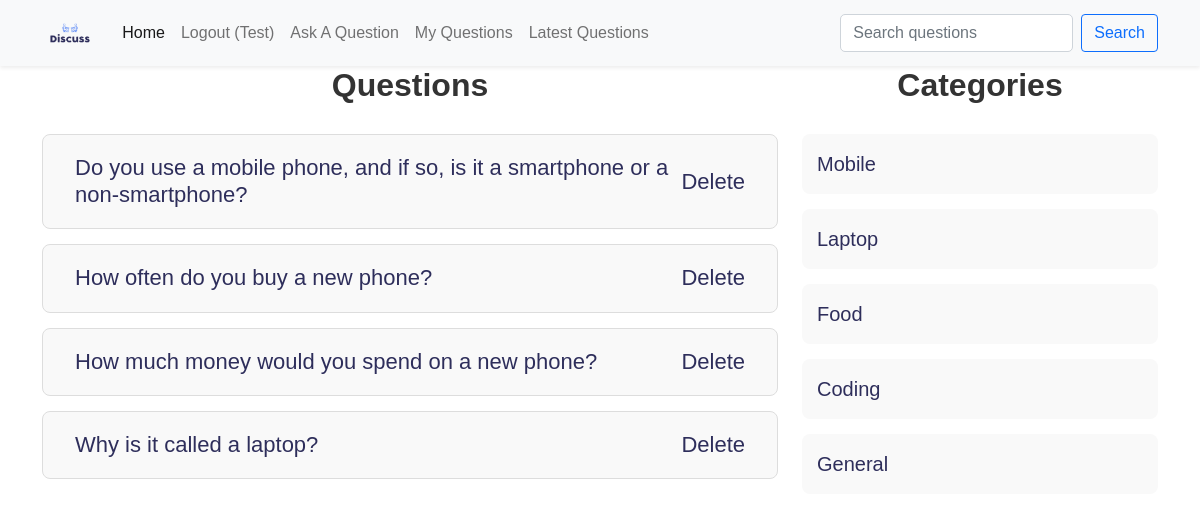
The page /?u-id=8 (signed in) on the database its author committed.
### tables this page shows
CREATE TABLE `questions` (
  `id` int(10) NOT NULL,
  `title` varchar(300) NOT NULL,
  `description` varchar(300) NOT NULL,
  `category_id` int(10) NOT NULL,
  `user_id` int(10) NOT NULL
);

CREATE TABLE `category` (
  `id` int(30) NOT NULL,
  `name` varchar(100) NOT NULL
);

### client/questions.php (the view)
<div class="container">
    <div class="row">
        <div class="col-8">
            <h1 class="heading">Questions</h1>
            <?php
            include("./common/db.php");
            $query = "";
            if (isset($_GET["c-id"])) {
                $category_id = intval($_GET["c-id"]);
                $query = "SELECT * FROM questions WHERE category_id = $category_id";
            } else if (isset($_GET["u-id"])) {
                $uid = intval($_GET["u-id"]);
                $query = "SELECT * FROM questions WHERE user_id = $uid";
            } else if (isset($_GET["latest"])) {
                $query = "SELECT * FROM questions ORDER BY id DESC";
            } else if (isset($_GET["search"])) {
                $search = $conn->real_escape_string($_GET["search"]);
                $query = "SELECT * FROM questions WHERE `title` LIKE '%$search%'";
            } else {
                $query = "SELECT * FROM questions";
            }
            $result = $conn->query($query);
            if ($result && $result->num_rows > 0) {
                foreach ($result as $row) {
                    $title = htmlspecialchars($row['title']);
                    $id = intval($row['id']);
                    echo "<div class='row question-list'>
                          <h4 class='my-question'>
                              <a href='?q-id=$id'>$title</a>";
                    if (isset($uid)) {
                        echo "<a href='./server/requests.php?delete=$id' class='delete-link'>Delete</a>";
                    }
                    echo "</h4></div>";
                }
            } else {
                echo "<p>No questions found.</p>";
            }
            ?>
        </div>
        <div class="col-4">
            <?php include('categorylist.php'); ?>
        </div>
    </div>
</div>

### client/categorylist.php
<div>
    <h1 class="heading">Categories</h1>
    <?php
    include('./common/db.php');
    $query = "SELECT * FROM category";
    $result = $conn->query($query);
    if ($result && $result->num_rows > 0) {
        echo "<ul class='category-list'>";
        foreach ($result as $row) {
            $name = ucfirst($row['name']);
            $id = $row['id'];
            echo "<li class='category-item'>
                    <a href='?c-id=$id'>$name</a>
                  </li>";
        }
        echo "</ul>";
    } else {
        echo "<p>No categories found.</p>";
    }
    ?>
</div>

### public/style.css (style rules this page uses)
:root { --primary-color: #2E2E5B; --secondary-color: #1c7194; --bg-color: #f9f9f9; --text-color: #333; --border-color: #ddd; }
body { font-family: Arial, sans-serif; }
a { color: var(--primary-color); text-decoration: none; }
.heading { text-align: center; font-size: 2rem; font-weight: bold; color: var(--text-color); margin-bottom: 30px; }
.question-list { border: 1px solid var(--border-color); padding: 20px; margin: 15px 0; border-radius: 8px; background-color: var(--bg-color); }
.question-list h4 { margin: 0; font-size: 22px; color: var(--secondary-color); }
.my-question { display: flex; justify-content: space-between; align-items: center; font-size: 18px; color: var(--text-color); margin-bottom: 15px; }
.category-list { list-style-type: none; padding: 0; }
.category-item { margin: 15px 0; padding: 15px; background-color: var(--bg-color); border-radius: 8px; }
.category-item a { color: var(--primary-color); font-size: 20px; }

### rows shown on the page
questions: title "Do you use a mobile phone, and if so, is it a smartphone or a non-smartphone?"
questions: title "How often do you buy a new phone?"
questions: title "How much money would you spend on a new phone?"
questions: title "Why is it called a laptop?"
category: name "Mobile"
category: name "Laptop"
category: name "Food"
category: name "Coding"
category: name "General"

### other values the page prints
$_SESSION['user']['username'] "Test"
